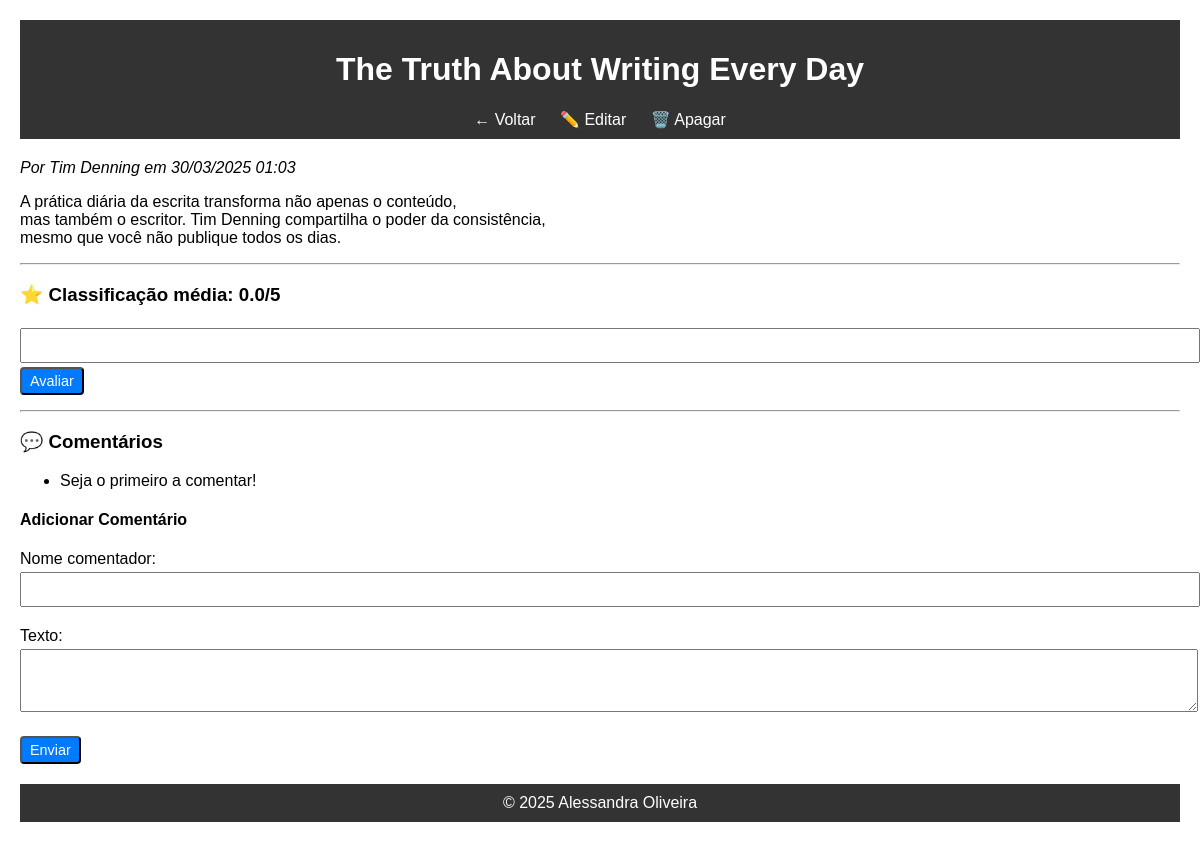
The page /autores/2/ on the database its author committed.
### autores/models.py (models this page shows, shortened)
class Artigo(models.Model):
    titulo = models.CharField(max_length=200)
    conteudo = models.TextField()
    data_publicacao = models.DateTimeField(default=timezone.now)
    autor = models.ForeignKey(Autor, on_delete=models.CASCADE, related_name='artigos')
    imagem_capa = models.ImageField(upload_to='capas_artigos/', blank=True, null=True)

class Autor(models.Model):
    nome = models.CharField(max_length=100)
    bio = models.TextField(blank=True)
    foto = models.ImageField(upload_to='autores_fotos/', blank=True, null=True)

### autores/views.py (the view, shortened to what this page needs)
# urls.py: path('<int:pk>/', views.artigo_detail, name='artigo_detail'),
def artigo_detail(request, pk):
    artigo = get_object_or_404(Artigo, pk=pk)
    comentarios = artigo.comentarios.order_by('-data')
    media = artigo.ratings.aggregate(Avg('valor'))['valor__avg'] or 0
    com_form  = ComentarioForm()
    rate_form = RatingForm()
    return render(request, "artigos/artigo_detail.html", {
        'artigo': artigo,
        'comentarios': comentarios,
        'media': media,
        'com_form': com_form,
        'rate_form': rate_form,
    })

### autores/forms.py
class ComentarioForm(forms.ModelForm):
    class Meta:
        model = Comentario
        fields = ['nome_comentador', 'texto']
        widgets = {'texto': forms.Textarea(attrs={'rows':3})}

class RatingForm(forms.ModelForm):
    class Meta:
        model = Rating
        fields = ['valor']
        widgets = {'valor': forms.NumberInput(attrs={'min':1, 'max':5})}

### portfolio/context_processors.py (called while the page is built)
def visitor_counter(request):
    if not request.session.session_key:
        request.session.save()
    sk = request.session.session_key
    if not Visitor.objects.filter(session_key=sk).exists():
        Visitor.objects.create(session_key=sk)
        total = cache.get('visitor_count', 0) + 1
        cache.set('visitor_count', total)
    count = cache.get('visitor_count')
    if count is None:
        count = Visitor.objects.count()
        cache.set('visitor_count', count)
    return {'visitor_count': count}

### autores/templates/artigos/artigo_detail.html (shortened to what this page needs)
<!DOCTYPE html>
<html lang="pt">
<head>
</head>
<body>
  <header>
    <h1>{{ artigo.titulo }}</h1>
    <nav>
      <a href="{% url 'artigos:artigo_list' %}">← Voltar</a>
      <a href="{% url 'artigos:artigo_update' artigo.pk %}">✏️ Editar</a>
      <a href="{% url 'artigos:artigo_delete' artigo.pk %}">🗑️ Apagar</a>
    </nav>
  </header>
  <main>
    <p><em>Por {{ artigo.autor.nome }} em {{ artigo.data_publicacao|date:"d/m/Y H:i" }}</em></p>
    <div>{{ artigo.conteudo|linebreaks }}</div>
    <hr>
    <h3>⭐ Classificação média: {{ media|floatformat:1 }}/5</h3>
    <form method="post">{% csrf_token %}
      {{ rate_form.valor }}
      <button name="rating_submit" class="btn btn-small">Avaliar</button>
    </form>
    <hr>
    <h3>💬 Comentários</h3>
    <ul>
      {% for c in comentarios %}
      <li>
        <strong>{{ c.nome_comentador }}</strong>
        (<small>{{ c.data|date:"d/m/Y H:i" }}</small>)<br>
        {{ c.texto|linebreaks }}
      </li>
      {% empty %}
      <li>Seja o primeiro a comentar!</li>
      {% endfor %}
    </ul>
    <h4>Adicionar Comentário</h4>
    <form method="post">{% csrf_token %}
      {{ com_form.as_p }}
      <button name="comentario_submit" class="btn btn-small">Enviar</button>
    </form>
  </main>
  <footer>
    &copy; 2025 Alessandra Oliveira
  </footer>
</body>
</html>

### autores/templates/artigos/artigo_detail.html (style rules this page uses)
body { font-family: Arial, sans-serif; margin:20px; }
header, footer { background:#333; color:#fff; padding:10px; text-align:center; }
nav a { color:#fff; margin:0 10px; text-decoration:none; }
main { margin:20px 0; }
.btn { padding:6px 12px; background:#007bff; color:#fff; text-decoration:none; border-radius:4px; }
.btn-small { font-size:0.9em; padding:4px 8px; }
form { margin:15px 0; }
textarea, input[type="number"], input[type="text"] { width:100%; padding:8px; margin:4px 0; }

### rows shown on the page
Artigo: titulo "The Truth About Writing Every Day", autor.nome "Tim Denning", data_publicacao "30/03/2025 01:03", conteudo "A prática diária da escrita transforma não apenas o conteúdo, mas também o escritor. Tim Denning compartilha o poder da consistência, mesmo que você não publique todos os dias."

### other values the page prints
{{ media|floatformat:1 }} "0.0"
